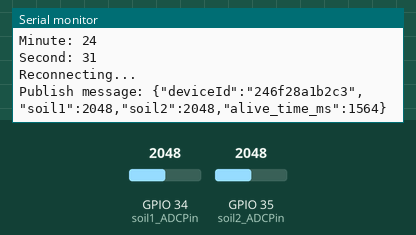
Recording of a sketch running on a simulated ESP32. Shown: the last lines printed to the serial monitor. Inputs (shaded band) come from the test bench; at power-on: GPIO 34 (soil1_ADCPin) = 2048, GPIO 35 (soil2_ADCPin) = 2048. WiFi joins after 1.5 s; servers stay silent unless stated; the local clock reads 2024-03-15 10:24:30 at power-on unless the sketch sets it; no MQTT or app messages arrive unless stated.

Above: at 2.7 s.
2.8 s: GPIO 34 (soil1_ADCPin) set to 2866
At 7.1 s:
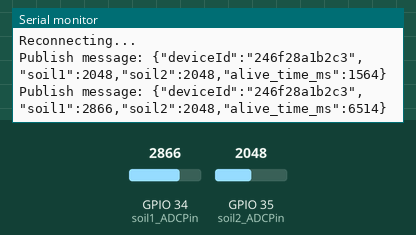
8.8 s: GPIO 35 (soil2_ADCPin) set to 2866
At 12.1 s:
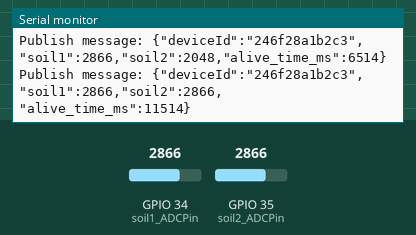
14.8 s: GPIO 34 (soil1_ADCPin) set to 3603
At 17.1 s:
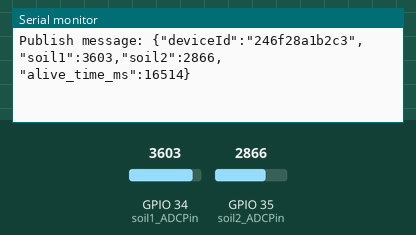
20.8 s: GPIO 35 (soil2_ADCPin) set to 3603
At 22.2 s:
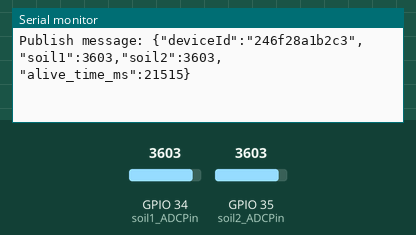

The sketch:

vivarium_controller.ino
```cpp
#include <ArduinoJson.h>
#include <WiFi.h>
#include <ArduinoHttpClient.h>
#include <Arduino.h>
#include <ArduinoJson.h>
#include <PubSubClient.h>
#include "time.h"

const char* ssid     = "HomeNet"; // Your WiFi ssid
const char* password = "Sahara45"; //Your Wifi password

// Get this sccret key from the wia dashboard. It should start with `d_sk`
const char* device_secret_key = "your-device-secret-key";

// Wia API parameters
char* mqtt_broker = "10.0.0.236";
int mqtt_port = 1883;

WiFiClient wifi;
int status = WL_IDLE_STATUS;

PubSubClient mqtt_client(wifi);
StaticJsonDocument<200> doc;
char msg[100];

const char* ntpServer = "pool.ntp.org";
const int gmtOffset_sec = 0;
const int daylightOffset_sec = 0;

void setup() {
  // initialize serial communications and wait for port to open:
  Serial.begin(115200);
  while (!Serial) {
    ; // wait for serial port to connect. Needed for native USB port only
  }
  setup_wifi();
  populateDeviceId();
  mqtt_client.setServer(mqtt_broker, mqtt_port);
  configTime(gmtOffset_sec, daylightOffset_sec, ntpServer);
  printLocalTime();
}

// Loop function runs continuously
void loop() {
  int start_time = millis();
  if (!mqtt_client.connected()) {
    reconnect();
  }
  mqtt_client.loop();

  readSoilSensors();
  doc["alive_time_ms"] = millis();

  serializeJson(doc, msg);
  Serial.print("Publish message: ");
  Serial.println(msg);
  mqtt_client.publish("vivarium", msg);

  int end_time = millis();
  delay(5000 - (end_time - start_time)); // Do a loop every 5 seconds
}
```

network.ino
```cpp
void setup_wifi() {
  WiFi.begin(ssid, password);
  Serial.print("Attempting to connect to SSID: ");
  Serial.print(ssid);
  // attempt to connect to WiFi network:
  while (WiFi.status() != WL_CONNECTED) {
    Serial.print(".");
    // Connect to WPA/WPA2 network.
    // wait 5 seconds for connection:
    delay(500);
  }

  Serial.println();
  Serial.print("IP address: ");
  Serial.println(WiFi.localIP());
}

void reconnect() {
  while (!mqtt_client.connected()) {
    Serial.print("Reconnecting...");
    if (!mqtt_client.connect("ESP8266Client")) {
      Serial.print("failed, rc=");
      Serial.print(mqtt_client.state());
      Serial.println(" retrying in 5 seconds");
      delay(5000);
    }
    Serial.println();
  }
}

void populateDeviceId() {
  byte mac[6];
  WiFi.macAddress(mac);
  doc["deviceId"] = String(mac[0],HEX) +String(mac[1],HEX) +String(mac[2],HEX) +String(mac[3],HEX) + String(mac[4],HEX) + String(mac[5],HEX);
}
```

sensor.ino
```cpp
int soil1_ADCPin = 34;
int soil2_ADCPin = 35;

void readSoilSensors() {
  doc["soil1"] = analogRead(soil1_ADCPin);
  doc["soil2"] = analogRead(soil2_ADCPin);
}
```

time.ino
```cpp
void printLocalTime(){
  struct tm timeinfo;
  if(!getLocalTime(&timeinfo)){
    Serial.println("Failed to obtain time");
    return;
  }
  Serial.println(&timeinfo, "%A, %B %d %Y %H:%M:%S");
  Serial.print("Day of week: ");
  Serial.println(&timeinfo, "%A");
  Serial.print("Month: ");
  Serial.println(&timeinfo, "%B");
  Serial.print("Day of Month: ");
  Serial.println(&timeinfo, "%d");
  Serial.print("Year: ");
  Serial.println(&timeinfo, "%Y");
  Serial.print("Hour: ");
  Serial.println(&timeinfo, "%H");
  Serial.print("Hour (12 hour format): ");
  Serial.println(&timeinfo, "%I");
  Serial.print("Minute: ");
  Serial.println(&timeinfo, "%M");
  Serial.print("Second: ");
  Serial.println(&timeinfo, "%S");
}
```

Measured:
- after the input at 2.8 s, the serial monitor: prints a new line after 3.7 s (image 1)
- after the input at 8.8 s, the serial monitor: prints a new line after 2.7 s (image 2)
- after the input at 14.8 s, the serial monitor: prints a new line after 1.7 s (image 3)
- after the input at 20.8 s, the serial monitor: prints a new line after 0.72 s (image 4)
